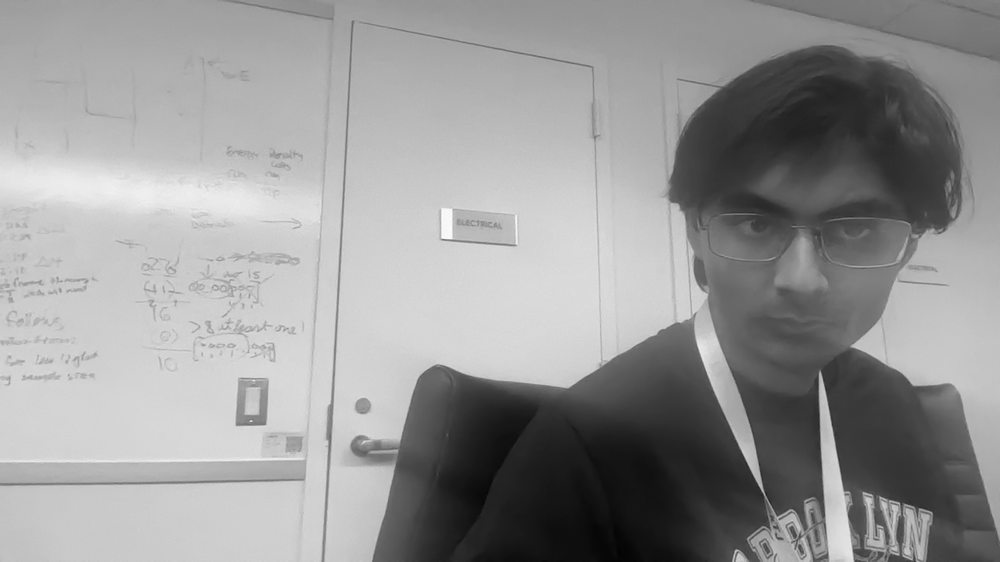
#> input picture prevframe.png, 1000 x 562 px, shrunk from 1920 x 1080 before the run, given in place of the camera
$ python video.py
#> lines starting #> are read from the running program, lines starting #| are printed output that depends on the picture; after the words box and inside, x2 and y2 are one past the last pixel; in counts of white or black regions, pixels touching at a corner belong together
import cv2 as cv
import numpy as np

class Video:
    def __init__(self):
        self.cap = cv.VideoCapture(0)

        # manual exposure
        self.cap.set(cv.CAP_PROP_AUTO_EXPOSURE, 1)

        ret, frame = self.cap.read()
#> frame is the input picture: shape (562, 1000, 3); min 3, max 255, mean 150.6
        if not ret:
            raise RuntimeError("Failed to receive frame")

        gray = cv.cvtColor(frame, cv.COLOR_BGR2GRAY)

        # smooth first frame to remove edges
        self.prev_frame = cv.GaussianBlur(gray, (9,9), 0)

    def get_quantum_bits(self):

        ret, frame = self.cap.read()
        if not ret:
            raise RuntimeError("Failed to receive frame")

        gray = cv.cvtColor(frame, cv.COLOR_BGR2GRAY)

        # difference between frames
        diff = cv.absdiff(gray, self.prev_frame)

        # amplify small noise so it becomes visible
        diffnorm = diff.astype(np.float32) * 25
        condition = diffnorm > 100
        noise_metric = float(diffnorm[condition].mean()) if np.any(condition) else float(np.mean(diffnorm))
        ret, diffnorm = cv.threshold(diffnorm, 100, 0, cv.THRESH_TOZERO_INV)
        diffnorm = np.clip(diffnorm, 0, 255).astype(np.uint8)
        #cv.imwrite("nonedges.png", non_edges)
        cv.imwrite("frame.png", gray)
        cv.imwrite("diff.png", diff)
        cv.imwrite("diffnorm.png", diffnorm)

        # compute noise metric
        noise_metric = float(np.mean(diff))
        print("noise metric:", noise_metric)
        # update frame history
        self.prev_frame = gray

        return noise_metric


def main():
    video = Video()
    while True:
        val = video.get_quantum_bits()
        print("Noise metric:", val)
#> this loop made 30 passes
#> val on passes 1 to 12: 1.86, 0, 0, 0, 0, 0, 0, 0, 0, 0, 0, 0
#> (printed output is left out)
#> pass 1, in get_quantum_bits, `diff = cv.absdiff(gray, self.prev_frame)`:
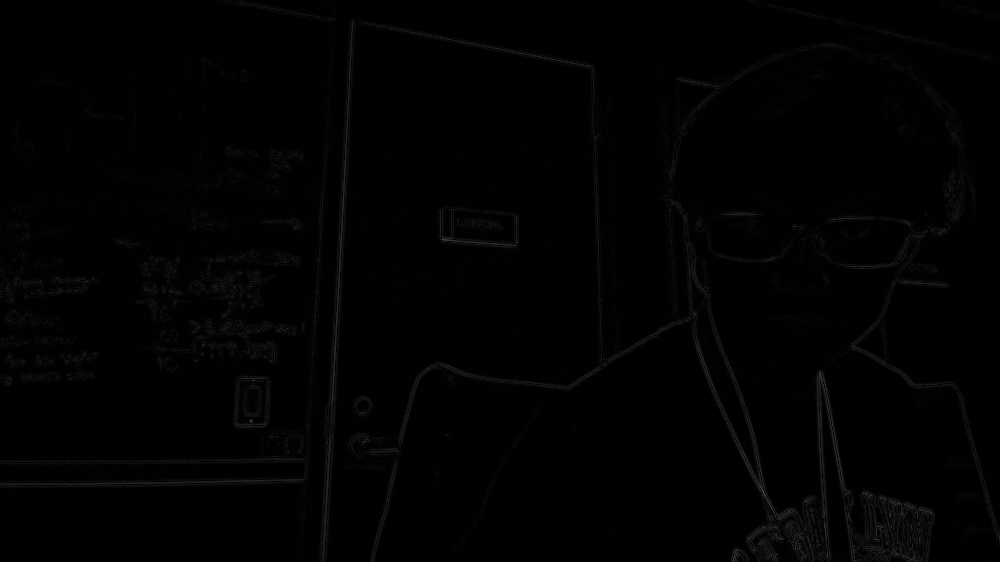
#> diff: shape (562, 1000); min 0, max 81, mean 1.9
#> pass 1, in get_quantum_bits, `diffnorm = diff.astype(np.float32) * 25`:
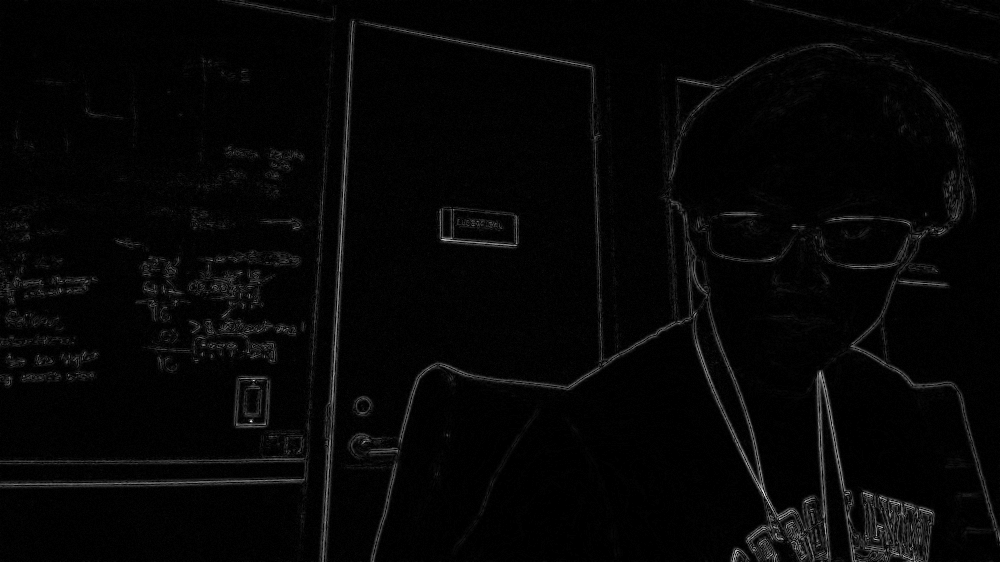
#> diffnorm: shape (562, 1000) float32; min 0, max 2025, mean 46.5; drawn with min black and max white
#> pass 1, in get_quantum_bits, `condition = diffnorm > 100`:
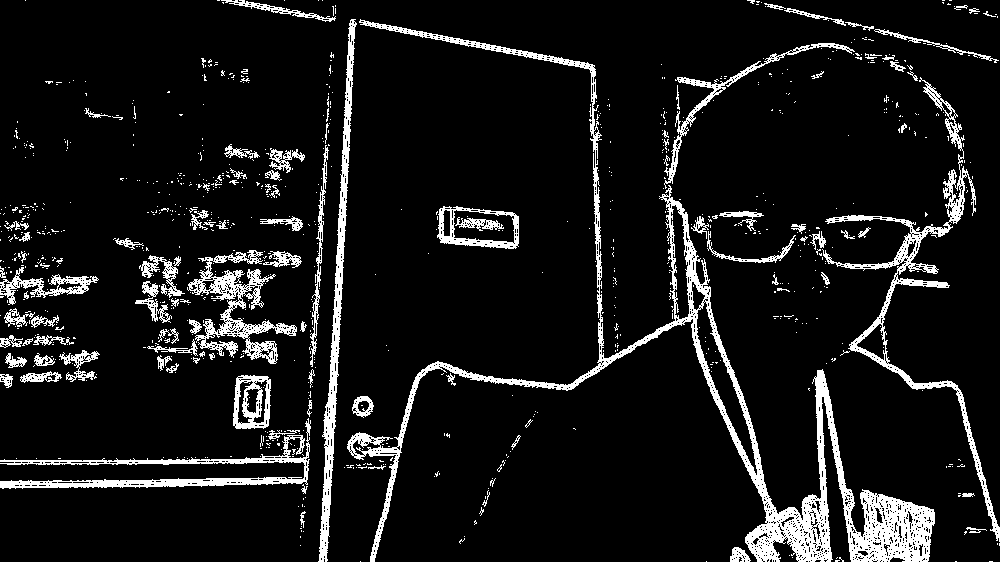
#> condition: shape (562, 1000) bool; 9.3% white; 901 white regions (798 under 20 px), largest, box (x1, y1, x2, y2) and area: (347, 19, 935, 562) 18596, (822, 77, 1000, 542) 5142, (318, 19, 357, 562) 3862
#> pass 1, in get_quantum_bits, `ret, diffnorm = cv.threshold(diffnorm, 100, 0, cv.THRESH_TOZERO_INV)`:
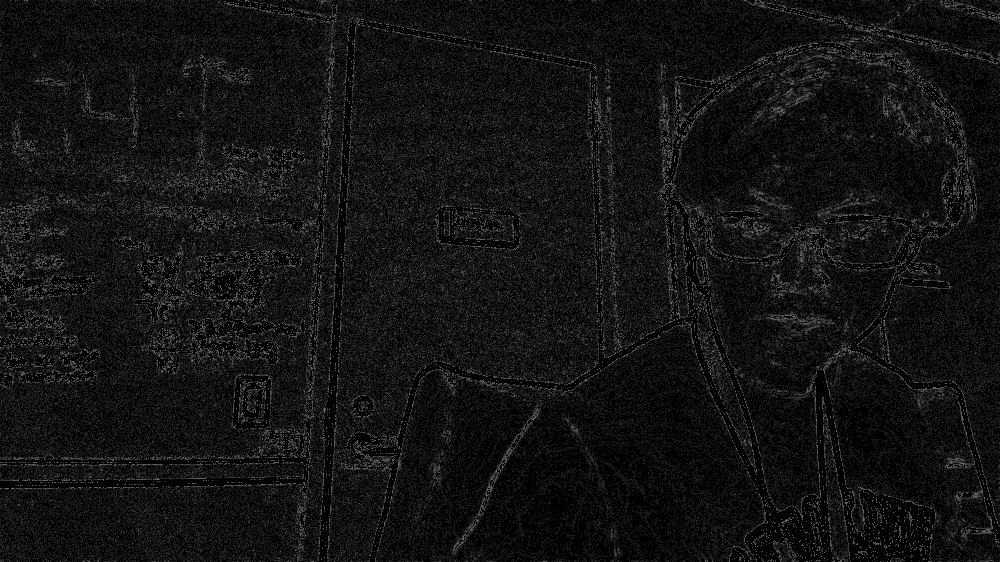
#> diffnorm: shape (562, 1000) float32; min 0, max 100, mean 16.4

if __name__ == "__main__":
    main()
